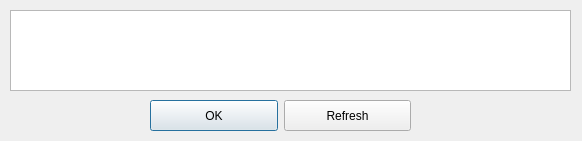
<?xml version="1.0" encoding="UTF-8"?>
<ui version="4.0">
 <class>Dialog</class>
 <widget class="QDialog" name="Dialog">
  <property name="geometry">
   <rect>
    <x>0</x>
    <y>0</y>
    <width>582</width>
    <height>141</height>
   </rect>
  </property>
  <property name="windowTitle">
   <string>Dialog</string>
  </property>
  <widget class="QWidget" name="gridLayoutWidget">
   <property name="geometry">
    <rect>
     <x>150</x>
     <y>100</y>
     <width>261</width>
     <height>31</height>
    </rect>
   </property>
   <layout class="QGridLayout" name="gridLayout">
    <item row="0" column="0">
     <widget class="QPushButton" name="btnOk">
      <property name="sizePolicy">
       <sizepolicy hsizetype="Minimum" vsizetype="MinimumExpanding">
        <horstretch>0</horstretch>
        <verstretch>0</verstretch>
       </sizepolicy>
      </property>
      <property name="text">
       <string>OK</string>
      </property>
     </widget>
    </item>
    <item row="0" column="1">
     <widget class="QPushButton" name="btnRefresh">
      <property name="sizePolicy">
       <sizepolicy hsizetype="Minimum" vsizetype="MinimumExpanding">
        <horstretch>0</horstretch>
        <verstretch>0</verstretch>
       </sizepolicy>
      </property>
      <property name="text">
       <string>Refresh</string>
      </property>
     </widget>
    </item>
   </layout>
  </widget>
  <widget class="QListWidget" name="lstDevice">
   <property name="geometry">
    <rect>
     <x>10</x>
     <y>10</y>
     <width>561</width>
     <height>81</height>
    </rect>
   </property>
   <property name="alternatingRowColors">
    <bool>true</bool>
   </property>
  </widget>
 </widget>
 <resources/>
 <connections>
  <connection>
   <sender>btnOk</sender>
   <signal>clicked()</signal>
   <receiver>Dialog</receiver>
   <slot>clickOk()</slot>
   <hints>
    <hint type="sourcelabel">
     <x>159</x>
     <y>167</y>
    </hint>
    <hint type="destinationlabel">
     <x>68</x>
     <y>154</y>
    </hint>
   </hints>
  </connection>
  <connection>
   <sender>btnRefresh</sender>
   <signal>clicked()</signal>
   <receiver>Dialog</receiver>
   <slot>clickRefresh()</slot>
   <hints>
    <hint type="sourcelabel">
     <x>298</x>
     <y>158</y>
    </hint>
    <hint type="destinationlabel">
     <x>353</x>
     <y>158</y>
    </hint>
   </hints>
  </connection>
 </connections>
 <slots>
  <slot>clickOk()</slot>
  <slot>clickRefresh()</slot>
 </slots>
</ui>
